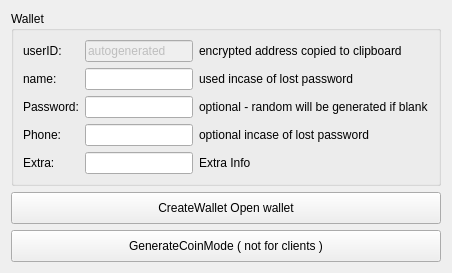
          <widget class="QWidget" name="tab_15">
           <attribute name="title">
            <string>Settings</string>
           </attribute>
           <layout class="QGridLayout" name="gridLayout_32">
            <item row="0" column="0">
             <widget class="QGroupBox" name="groupBox_12">
              <property name="title">
               <string>Wallet</string>
              </property>
              <layout class="QGridLayout" name="gridLayout_31">
               <item row="3" column="0">
                <widget class="QLabel" name="label_344">
                 <property name="text">
                  <string>Phone:</string>
                 </property>
                </widget>
               </item>
               <item row="1" column="2">
                <widget class="QLabel" name="label_47">
                 <property name="text">
                  <string>used incase of lost password</string>
                 </property>
                </widget>
               </item>
               <item row="1" column="1">
                <widget class="QLineEdit" name="lineEditSurname_2">
                 <property name="text">
                  <string/>
                 </property>
                </widget>
               </item>
               <item row="3" column="2">
                <widget class="QLabel" name="label_44">
                 <property name="text">
                  <string>optional incase of lost password</string>
                 </property>
                </widget>
               </item>
               <item row="4" column="0">
                <widget class="QLabel" name="label_40">
                 <property name="text">
                  <string>Extra:</string>
                 </property>
                </widget>
               </item>
               <item row="3" column="1">
                <widget class="QLineEdit" name="lineEditPhone_2">
                 <property name="text">
                  <string/>
                 </property>
                </widget>
               </item>
               <item row="2" column="2">
                <widget class="QLabel" name="label_46">
                 <property name="text">
                  <string>optional - random will be generated if blank</string>
                 </property>
                </widget>
               </item>
               <item row="2" column="0">
                <widget class="QLabel" name="label_2835">
                 <property name="text">
                  <string>Password:</string>
                 </property>
                </widget>
               </item>
               <item row="0" column="2">
                <widget class="QLabel" name="label_41">
                 <property name="text">
                  <string>encrypted address copied to clipboard</string>
                 </property>
                </widget>
               </item>
               <item row="2" column="1">
                <widget class="QLineEdit" name="lineEditPassword_2">
                 <property name="text">
                  <string/>
                 </property>
                </widget>
               </item>
               <item row="4" column="2">
                <widget class="QLabel" name="label_43">
                 <property name="text">
                  <string>Extra Info</string>
                 </property>
                </widget>
               </item>
               <item row="1" column="0">
                <widget class="QLabel" name="label_395">
                 <property name="text">
                  <string>name:</string>
                 </property>
                 <property name="scaledContents">
                  <bool>true</bool>
                 </property>
                </widget>
               </item>
               <item row="4" column="1">
                <widget class="QLineEdit" name="createextra_2">
                 <property name="text">
                  <string/>
                 </property>
                </widget>
               </item>
               <item row="0" column="1">
                <widget class="QLineEdit" name="lineEditName_2">
                 <property name="enabled">
                  <bool>false</bool>
                 </property>
                 <property name="text">
                  <string>autogenerated</string>
                 </property>
                </widget>
               </item>
               <item row="0" column="0">
                <widget class="QLabel" name="label_7">
                 <property name="text">
                  <string>userID:</string>
                 </property>
                 <property name="scaledContents">
                  <bool>true</bool>
                 </property>
                </widget>
               </item>
              </layout>
             </widget>
            </item>
            <item row="1" column="0">
             <widget class="QPushButton" name="btn_CreateWallet">
              <property name="minimumSize">
               <size>
                <width>0</width>
                <height>32</height>
               </size>
              </property>
              <property name="text">
               <string>CreateWallet Open wallet</string>
              </property>
             </widget>
            </item>
            <item row="2" column="0">
             <widget class="QPushButton" name="btn_AdminMode">
              <property name="minimumSize">
               <size>
                <width>0</width>
                <height>32</height>
               </size>
              </property>
              <property name="text">
               <string>GenerateCoinMode ( not for clients )</string>
              </property>
             </widget>
            </item>
           </layout>
          </widget>
